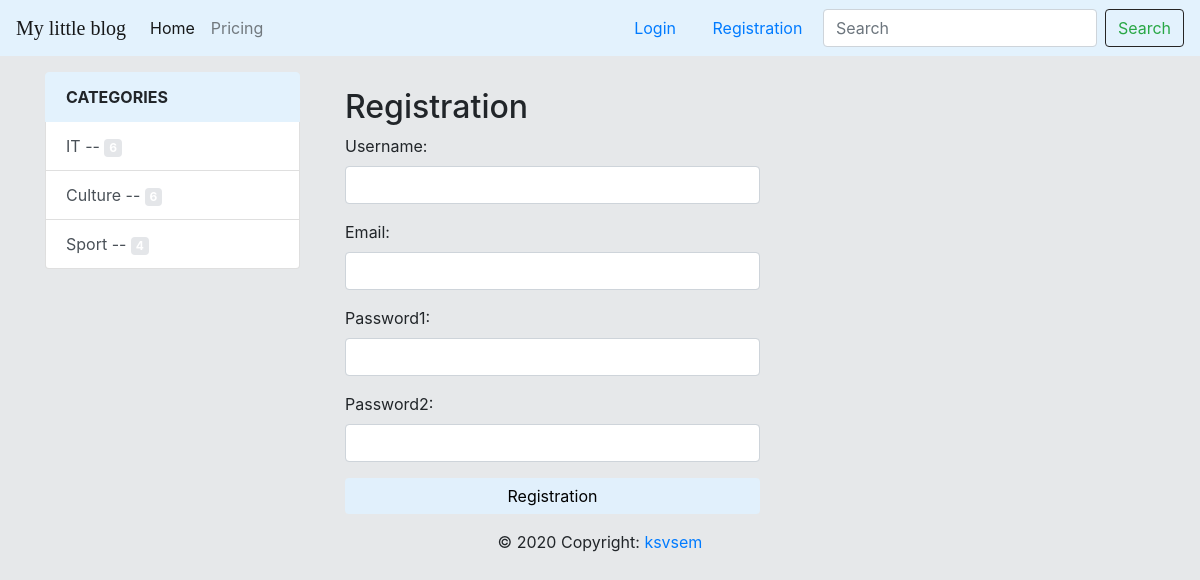
Screenshot of /register/ with the database file from the repository.
### news/models.py (models this page shows, shortened)
class Category(models.Model):
    category_title = models.CharField(max_length=150, db_index=True)
    def get_absolute_url(self):
        return reverse('category', kwargs={'category_id': self.pk})
    class Meta:
        verbose_name = "Категория"
        verbose_name_plural = 'Category'
        ordering = ['category_title']

### news/views.py (the view)
# urls.py: path('register/', register, name='register'),
def register(request):
    if request.method == 'POST':
        form = UserRegForm(request.POST)
        if form.is_valid():
            user = form.save()
            login(request, user)
            messages.success(request, 'You have been registered on site!')
            return redirect('home')
        else:
            messages.error(request, 'Error of registration')
    else:
        form = UserRegForm()
    return render(request, 'news/register.html', {'form': form})

### news/forms.py
class UserRegForm(UserCreationForm):
    username = forms.CharField(widget=forms.TextInput({"class": "form-control"}))
    email = forms.EmailField(widget=forms.EmailInput(attrs={"class": "form-control"}))
    password1 = forms.CharField(widget=forms.PasswordInput(attrs={"class": "form-control"}))
    password2 = forms.CharField(widget=forms.PasswordInput(attrs={"class": "form-control"}))
    class Meta:
        model = User
        fields = ('username', 'email', 'password1', 'password2')

### news/templatetags/news_tags.py (called while the page is built)
@register.simple_tag
def show_categories():
    categories = Category.objects.annotate(cnt=Count('news')).filter(cnt__gt=0)
    return  categories

### news/templates/news/register.html (shortened to what this page needs)
{% extends 'base.html' %}
{% block sidebar %}
    <div class="col-md-3">
        {% include 'news/include/categories_sidebar.html' %}
    </div>
{% endblock %}
{% block content %}
    <div class="col-md-5">
        <div class="container mt-3">
            <h2>Registration</h2>
            <form action="{% url 'register' %}" method="post">
                {{ form.as_p }}
                        <button type="submit" class="btn btn-primary btn-block"
                    style="background-color: #e1f0fc; border: none; color: black"> Registration
            </button>
            </form>
        </div>
    </div>
{% endblock %}

### news/templates/news/include/categories_sidebar.html
{% load news_tags %}
{% load cache %}
{% cache 300 sidebar %}
<div class="list-group">
    <a href="#" class="list-group-item list-group-item-action active" style="color: #212529; background-color: #e3f2fd; border-color: #e3f2fd; font-weight: bold; text-transform: uppercase">
        Categories
    </a>
    {% show_categories as categories %}
    {% for category in categories %}
        <a href="{{ category.get_absolute_url }}" class="list-group-item list-group-item-action">{{ category.category_title }} --
            <span class="badge badge-dark"  style="background-color: #e4e6e9">{{ category.cnt }}</span>
        </a>
    {% endfor %}
</div>
{% endcache %}

### static/styles.css (style rules this page uses)
body { background-color: #e6e8ea; }

### rows the page displays
Category: category_title "IT", cnt "6"
Category: category_title "Culture", cnt "6"
Category: category_title "Sport", cnt "4"
